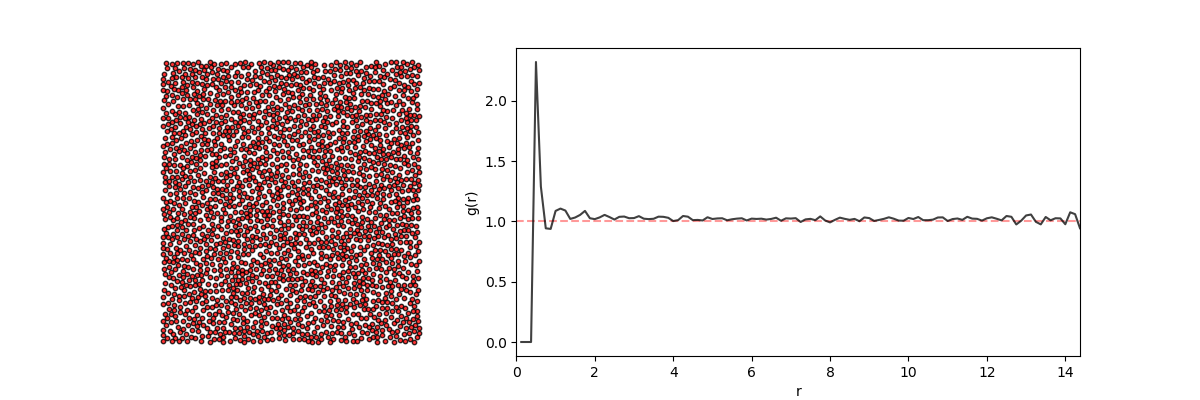

The Python source for this figure:
import sys
sys.path.append('..')
import numpy as np
import matplotlib.pyplot as plt
from rdfpy import rdf2d

particles = np.load('./random2d.npy')

g_r, radii, r_max = rdf2d(particles, p_radius=0.25, h=30, w=30, dr=0.125)


fig, axes = plt.subplots(1, 2, figsize=(12, 4), gridspec_kw={'width_ratios': [1, 2]})

axes[0].scatter(particles[:, 0], particles[:, 1], color='r', alpha=0.8, edgecolors='k', s=10)
axes[0].axis('off')

axes[1].plot(radii, g_r, color='k', alpha=0.75)
axes[1].hlines(y=1.0, xmin=0.0, xmax=max(radii), color='r', linestyle='--', alpha=0.4)
axes[1].set_ylabel('g(r)')
axes[1].set_xlabel('r')
axes[1].set_xlim(0.0, max(radii))
plt.savefig('./random2d.png')
plt.show()